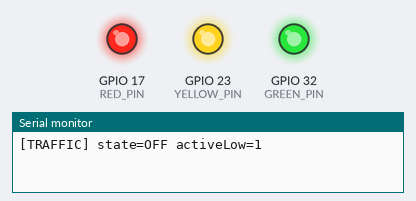
Bench run of a sketch on a simulated ESP32. On the bench: output pins drawn as LEDs (lit = HIGH), the last lines printed to the serial monitor.

Above: at 0.7 s.
At 2.2 s:
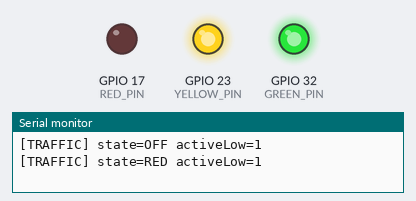
At 3.7 s:
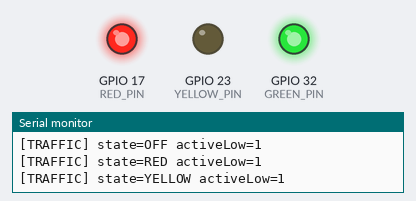
At 5.2 s:
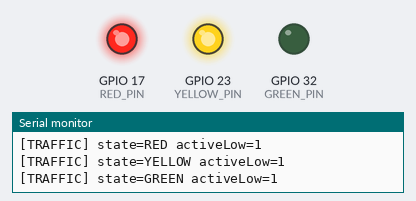
At 6.7 s:
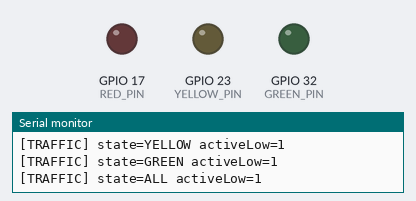
Timing chart, 0 to 9.8 s (numbered marks = the images above):
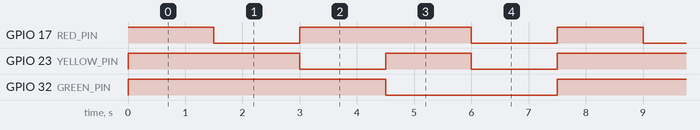

The sketch:

lab04_traffic_light_test.ino
```cpp
/*
 * Lab 04.4 : ทดสอบโมดูลไฟจราจร
 * คำอธิบาย : วน OFF/RED/YELLOW/GREEN/ALL ด้วย millis เพื่อทดสอบขั้วและแต่ละสี
 * วงจร     : ไฟจราจร 4 ขา common VCC->3V3, RD->GPIO10, YL->GPIO11, GY->GPIO12 (เขียว) บน S3 (ESP32 เดิม 17/23/32); ใช้โมดูล 3.3V ที่มี R จำกัดกระแสในตัวเท่านั้น
 * ไลบรารี  : ไม่ใช้ library ภายนอก
 * Board    : ESP32S3 Dev Module; เลือกพิน ESP32-WROOM-32 อัตโนมัติเมื่อใช้ target ESP32 (core 3.x)
 */
#include <Arduino.h>

#if defined(CONFIG_IDF_TARGET_ESP32S3)
constexpr uint8_t RED_PIN = 10;
constexpr uint8_t YELLOW_PIN = 11;
constexpr uint8_t GREEN_PIN = 12;
#elif defined(CONFIG_IDF_TARGET_ESP32)
constexpr uint8_t RED_PIN = 17;
constexpr uint8_t YELLOW_PIN = 23;
constexpr uint8_t GREEN_PIN = 32;
#else
#error "Use ESP32-S3 or ESP32 with the verified course pin map"
#endif
constexpr bool TRAFFIC_ACTIVE_LOW = true;  // common VCC: LOW=ติด, HIGH=ดับ
constexpr uint8_t LED_ON_LEVEL = TRAFFIC_ACTIVE_LOW ? LOW : HIGH;
constexpr uint8_t LED_OFF_LEVEL = TRAFFIC_ACTIVE_LOW ? HIGH : LOW;
constexpr uint8_t TRAFFIC_PINS[] = {RED_PIN, YELLOW_PIN, GREEN_PIN};

void initTraffic() {
  // ผูกพินกับ GPIO ด้วย INPUT ก่อน จึงตั้ง latch OFF แล้วค่อยเปิด OUTPUT
  // ขั้นนี้เริ่มทำงานเมื่อเข้า setup แล้ว ไม่รับรองระดับขาขณะ reset/ก่อน setup
  for (uint8_t pin : TRAFFIC_PINS) {
    pinMode(pin, INPUT);
    digitalWrite(pin, LED_OFF_LEVEL);
    pinMode(pin, OUTPUT);
  }
}

void writeTraffic(bool redOn, bool yellowOn, bool greenOn) {
  digitalWrite(RED_PIN, redOn ? LED_ON_LEVEL : LED_OFF_LEVEL);
  digitalWrite(YELLOW_PIN, yellowOn ? LED_ON_LEVEL : LED_OFF_LEVEL);
  digitalWrite(GREEN_PIN, greenOn ? LED_ON_LEVEL : LED_OFF_LEVEL);
}

constexpr uint32_t STATE_INTERVAL_MS = 1500;
constexpr uint8_t STATE_COUNT = 5;
const char* const STATE_NAMES[] = {"OFF", "RED", "YELLOW", "GREEN", "ALL"};
uint8_t trafficState = 0;
uint32_t previousStateMs = 0;

void applyTraffic() {
  writeTraffic(trafficState == 1 || trafficState == 4,
               trafficState == 2 || trafficState == 4,
               trafficState == 3 || trafficState == 4);
  Serial.printf("[TRAFFIC] state=%s activeLow=%u\n",
                STATE_NAMES[trafficState], TRAFFIC_ACTIVE_LOW);
}

void setup() {
  Serial.begin(115200);
  initTraffic();
  applyTraffic();  // เริ่มด้วยทุกสีดับ ไม่ใช้ delay
  previousStateMs = millis();
}

void loop() {
  const uint32_t now = millis();
  if (now - previousStateMs >= STATE_INTERVAL_MS) {
    previousStateMs = now;
    trafficState = (trafficState + 1) % STATE_COUNT;
    applyTraffic();
  }
}
```

Measured:
- by itself, GPIO 17 (RED_PIN): repeats every 7.5 s: HIGH 3.0 s, LOW 1.5 s, HIGH 1.5 s, LOW 1.5 s
- by itself, GPIO 23 (YELLOW_PIN): repeats every 7.5 s: HIGH 1.5 s, LOW 1.5 s, HIGH 3.0 s, LOW 1.5 s
- by itself, GPIO 32 (GREEN_PIN): alternates HIGH for 4.5 s and LOW for 3.0 s
